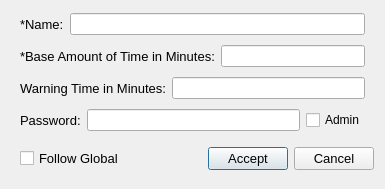
<?xml version="1.0" encoding="UTF-8"?>
<ui version="4.0">
 <class>Dialog</class>
 <widget class="QDialog" name="Dialog">
  <property name="geometry">
   <rect>
    <x>0</x>
    <y>0</y>
    <width>385</width>
    <height>184</height>
   </rect>
  </property>
  <property name="windowTitle">
   <string>New User</string>
  </property>
  <layout class="QGridLayout" name="gridLayout" columnstretch="1,0">
   <item row="4" column="1">
    <layout class="QHBoxLayout" name="horizontalLayout_5">
     <item>
      <widget class="QPushButton" name="acceptPushButton">
       <property name="font">
        <font>
         <pointsize>10</pointsize>
        </font>
       </property>
       <property name="text">
        <string>Accept</string>
       </property>
      </widget>
     </item>
     <item>
      <widget class="QPushButton" name="cancelPushButton">
       <property name="font">
        <font>
         <pointsize>10</pointsize>
        </font>
       </property>
       <property name="text">
        <string>Cancel</string>
       </property>
      </widget>
     </item>
    </layout>
   </item>
   <item row="3" column="0" colspan="2">
    <widget class="QWidget" name="passwordWidget" native="true">
     <layout class="QHBoxLayout" name="horizontalLayout_9">
      <property name="leftMargin">
       <number>9</number>
      </property>
      <property name="topMargin">
       <number>2</number>
      </property>
      <property name="bottomMargin">
       <number>2</number>
      </property>
      <item>
       <widget class="QLabel" name="passwordLabel">
        <property name="font">
         <font>
          <pointsize>10</pointsize>
         </font>
        </property>
        <property name="text">
         <string>Password:</string>
        </property>
       </widget>
      </item>
      <item>
       <widget class="QLineEdit" name="passwordLineEdit">
        <property name="text">
         <string/>
        </property>
        <property name="echoMode">
         <enum>QLineEdit::Password</enum>
        </property>
       </widget>
      </item>
      <item>
       <widget class="QCheckBox" name="adminCheckBox">
        <property name="text">
         <string>Admin</string>
        </property>
       </widget>
      </item>
     </layout>
    </widget>
   </item>
   <item row="2" column="0" colspan="2">
    <widget class="QWidget" name="warningTimeWidget" native="true">
     <layout class="QHBoxLayout" name="warningLayout">
      <property name="leftMargin">
       <number>9</number>
      </property>
      <property name="topMargin">
       <number>2</number>
      </property>
      <property name="bottomMargin">
       <number>2</number>
      </property>
      <item>
       <widget class="QLabel" name="label_4">
        <property name="font">
         <font>
          <pointsize>10</pointsize>
         </font>
        </property>
        <property name="text">
         <string>Warning Time in Minutes:</string>
        </property>
       </widget>
      </item>
      <item>
       <widget class="QLineEdit" name="warningTimeLineEdit">
        <property name="text">
         <string/>
        </property>
       </widget>
      </item>
     </layout>
    </widget>
   </item>
   <item row="1" column="0" colspan="2">
    <widget class="QWidget" name="baseTimeWidget" native="true">
     <layout class="QHBoxLayout" name="baseLayout">
      <property name="leftMargin">
       <number>9</number>
      </property>
      <property name="topMargin">
       <number>2</number>
      </property>
      <property name="bottomMargin">
       <number>2</number>
      </property>
      <item>
       <widget class="QLabel" name="baseLabel">
        <property name="font">
         <font>
          <pointsize>10</pointsize>
         </font>
        </property>
        <property name="text">
         <string>*Base Amount of Time in Minutes:</string>
        </property>
       </widget>
      </item>
      <item>
       <widget class="QLineEdit" name="baseTimeLineEdit">
        <property name="text">
         <string/>
        </property>
       </widget>
      </item>
     </layout>
    </widget>
   </item>
   <item row="0" column="0" colspan="2">
    <widget class="QWidget" name="nameWidget" native="true">
     <layout class="QHBoxLayout" name="horizontalLayout">
      <property name="leftMargin">
       <number>9</number>
      </property>
      <property name="topMargin">
       <number>2</number>
      </property>
      <property name="bottomMargin">
       <number>2</number>
      </property>
      <item>
       <widget class="QLabel" name="label_2">
        <property name="font">
         <font>
          <pointsize>10</pointsize>
         </font>
        </property>
        <property name="text">
         <string>*Name:</string>
        </property>
       </widget>
      </item>
      <item>
       <widget class="QLineEdit" name="nameLineEdit"/>
      </item>
     </layout>
    </widget>
   </item>
   <item row="4" column="0">
    <widget class="QWidget" name="followGlobalWidget" native="true">
     <layout class="QHBoxLayout" name="followGlobalLayout">
      <item>
       <widget class="QCheckBox" name="followGlobalCheckBox">
        <property name="font">
         <font>
          <pointsize>10</pointsize>
         </font>
        </property>
        <property name="text">
         <string>Follow Global</string>
        </property>
       </widget>
      </item>
     </layout>
    </widget>
   </item>
  </layout>
 </widget>
 <resources/>
 <connections/>
</ui>
